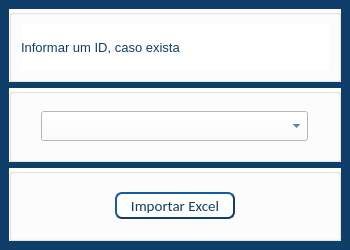
<?xml version="1.0" encoding="UTF-8"?>
<ui version="4.0">
 <class>Dados_UBS</class>
 <widget class="QMainWindow" name="Dados_UBS">
  <property name="enabled">
   <bool>true</bool>
  </property>
  <property name="geometry">
   <rect>
    <x>0</x>
    <y>0</y>
    <width>350</width>
    <height>250</height>
   </rect>
  </property>
  <property name="minimumSize">
   <size>
    <width>350</width>
    <height>250</height>
   </size>
  </property>
  <property name="maximumSize">
   <size>
    <width>350</width>
    <height>250</height>
   </size>
  </property>
  <property name="sizeIncrement">
   <size>
    <width>0</width>
    <height>2</height>
   </size>
  </property>
  <property name="windowTitle">
   <string>Upload UBS</string>
  </property>
  <property name="windowIcon">
   <iconset>
    <normaloff>ubs.png</normaloff>ubs.png</iconset>
  </property>
  <property name="styleSheet">
   <string notr="true">background-color: rgb(221, 221, 221);</string>
  </property>
  <widget class="QWidget" name="centralwidget">
   <property name="styleSheet">
    <string notr="true">background-color: rgb(15, 62, 104);</string>
   </property>
   <layout class="QGridLayout" name="gridLayout">
    <item row="1" column="0">
     <widget class="QGroupBox" name="informar_dados_previos_2">
      <property name="font">
       <font>
        <family>Calibri</family>
        <pointsize>11</pointsize>
        <weight>75</weight>
        <bold>true</bold>
       </font>
      </property>
      <property name="styleSheet">
       <string notr="true">background-color: rgb(255, 255, 255);
color: rgb(15, 62, 104);</string>
      </property>
      <property name="title">
       <string/>
      </property>
      <layout class="QHBoxLayout" name="horizontalLayout">
       <item>
        <widget class="QComboBox" name="comboBox_ID">
         <property name="minimumSize">
          <size>
           <width>3</width>
           <height>30</height>
          </size>
         </property>
         <property name="maximumSize">
          <size>
           <width>267</width>
           <height>16777215</height>
          </size>
         </property>
        </widget>
       </item>
      </layout>
     </widget>
    </item>
    <item row="2" column="0">
     <widget class="QGroupBox" name="informar_dados_previos_3">
      <property name="font">
       <font>
        <family>Calibri</family>
        <pointsize>11</pointsize>
        <weight>75</weight>
        <bold>true</bold>
       </font>
      </property>
      <property name="styleSheet">
       <string notr="true">background-color: rgb(255, 255, 255);
color: rgb(15, 62, 104);</string>
      </property>
      <property name="title">
       <string/>
      </property>
      <layout class="QVBoxLayout" name="verticalLayout_3">
       <item alignment="Qt::AlignHCenter">
        <widget class="QToolButton" name="importar_excel">
         <property name="minimumSize">
          <size>
           <width>120</width>
           <height>24</height>
          </size>
         </property>
         <property name="font">
          <font>
           <family>Calibri</family>
           <pointsize>11</pointsize>
          </font>
         </property>
         <property name="mouseTracking">
          <bool>true</bool>
         </property>
         <property name="tabletTracking">
          <bool>true</bool>
         </property>
         <property name="focusPolicy">
          <enum>Qt::ClickFocus</enum>
         </property>
         <property name="styleSheet">
          <string notr="true">QToolButton{
background-color: rgb(255, 255, 255);
color: rgb(15, 62, 104);
border-style:outset;
border-width:2px;
border-radius:7px;
border-color: rgb(15, 62, 104);
}

QToolButton:hover{
	background-color: rgb(243, 243, 243);
}</string>
         </property>
         <property name="text">
          <string>Importar Excel</string>
         </property>
        </widget>
       </item>
      </layout>
     </widget>
    </item>
    <item row="0" column="0">
     <widget class="QGroupBox" name="informar_dados_previos">
      <property name="font">
       <font>
        <family>Calibri</family>
        <pointsize>11</pointsize>
        <weight>75</weight>
        <bold>true</bold>
       </font>
      </property>
      <property name="styleSheet">
       <string notr="true">background-color: rgb(255, 255, 255);
color: rgb(15, 62, 104);</string>
      </property>
      <property name="title">
       <string/>
      </property>
      <layout class="QHBoxLayout" name="horizontalLayout_2">
       <item>
        <widget class="QLabel" name="label">
         <property name="font">
          <font>
           <pointsize>10</pointsize>
           <weight>50</weight>
           <bold>false</bold>
          </font>
         </property>
         <property name="text">
          <string>Informar um ID, caso exista</string>
         </property>
        </widget>
       </item>
      </layout>
     </widget>
    </item>
   </layout>
  </widget>
  <action name="actionConciliacao">
   <property name="text">
    <string>Conciliação</string>
   </property>
  </action>
 </widget>
 <resources/>
 <connections/>
</ui>
